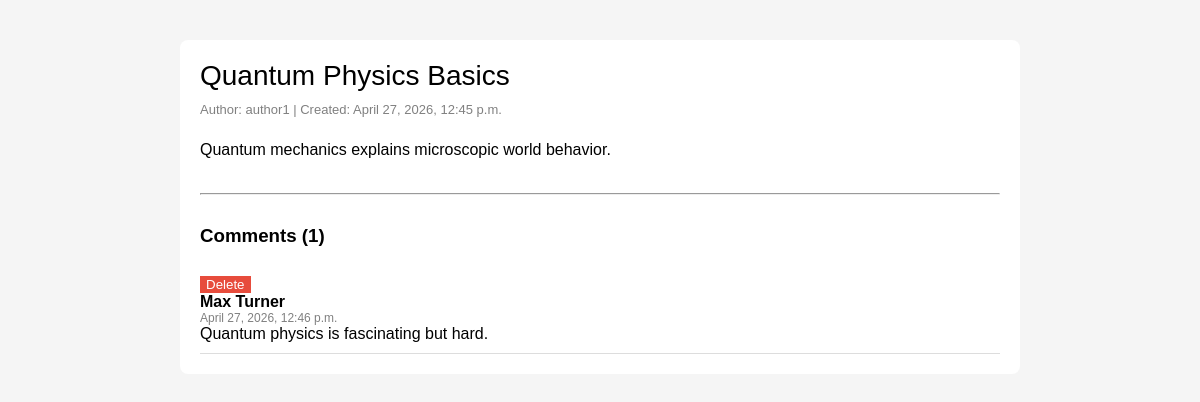
Page /article/3/ on the committed database.
### articles/models.py (models this page shows, shortened)
class Article(models.Model):
    category = models.ForeignKey(Category, on_delete=models.CASCADE)
    title = models.CharField(max_length=200, unique=True)
    author = models.ForeignKey(User, on_delete=models.CASCADE)
    content = models.TextField()
    created = models.DateTimeField(auto_now_add=True)
    updated = models.DateTimeField(auto_now=True)

class Comment(models.Model):
    article = models.ForeignKey(Article, on_delete=models.CASCADE)
    author = models.CharField(max_length=200)
    content = models.TextField()
    created = models.DateTimeField(auto_now_add=True)

### articles/views.py (the view)
# urls.py: path('article/<int:pk>/', views.article_page, name='article_page'),
def article_page(request, pk):
    article = get_object_or_404(Article, pk=pk)
    comments = Comment.objects.filter(article=article).order_by('-created')
    return render(request, 'article_page.html', {
        'article': article,
        'comments': comments
    })

### templates/article_page.html (shortened to what this page needs)
<!DOCTYPE html>
<html lang="en">
<head>
</head>
<body>
<div class="container">
    <div class="article-title">{{ article.title }}</div>
    <div class="meta">
        Author: {{ article.author }} |
        Created: {{ article.created }}
    </div>
    <div class="content">
        {{ article.content }}
    </div>
    <hr>
    <h3>Comments ({{ comments|length }})</h3>
    {% for comment in comments %}
        <div class="comment">
            <form method="post" action="{% url 'delete_comment' comment.id %}">
                <button type="submit" class="delete-btn">Delete</button>
            </form>
            <div class="comment-author">
                {{ comment.author }}
            </div>
            <div class="comment-date">
                {{ comment.created }}
            </div>
            <div class="comment-content">
                {{ comment.content }}
            </div>
        </div>
    {% empty %}
        <p>No comments yet.</p>
    {% endfor %}
</div>
</body>
</html>

### templates/article_page.html (style rules this page uses)
body { font-family: Arial; margin: 40px; background: #f5f5f5; }
.container { max-width: 800px; margin: auto; background: white; padding: 20px; border-radius: 8px; }
.article-title { font-size: 28px; margin-bottom: 10px; }
.meta { color: gray; font-size: 13px; margin-bottom: 10px; }
.delete-btn { background: #e74c3c; color: white; border: none; cursor: pointer; }
.content { margin-bottom: 30px; line-height: 1.6; }
.comment { border-bottom: 1px solid #ddd; padding: 10px 0; }
.comment-author { font-weight: bold; }
.comment-date { font-size: 12px; color: gray; }
h3 { margin-top: 30px; }

### rows in the picture
Article: title "Quantum Physics Basics", author "author1", created "April 27, 2026, 12:45 p.m.", content "Quantum mechanics explains microscopic world behavior."
Comment: author "Max Turner", created "April 27, 2026, 12:46 p.m.", content "Quantum physics is fascinating but hard."

### other values in the picture
{{ comments|length }} "1"
